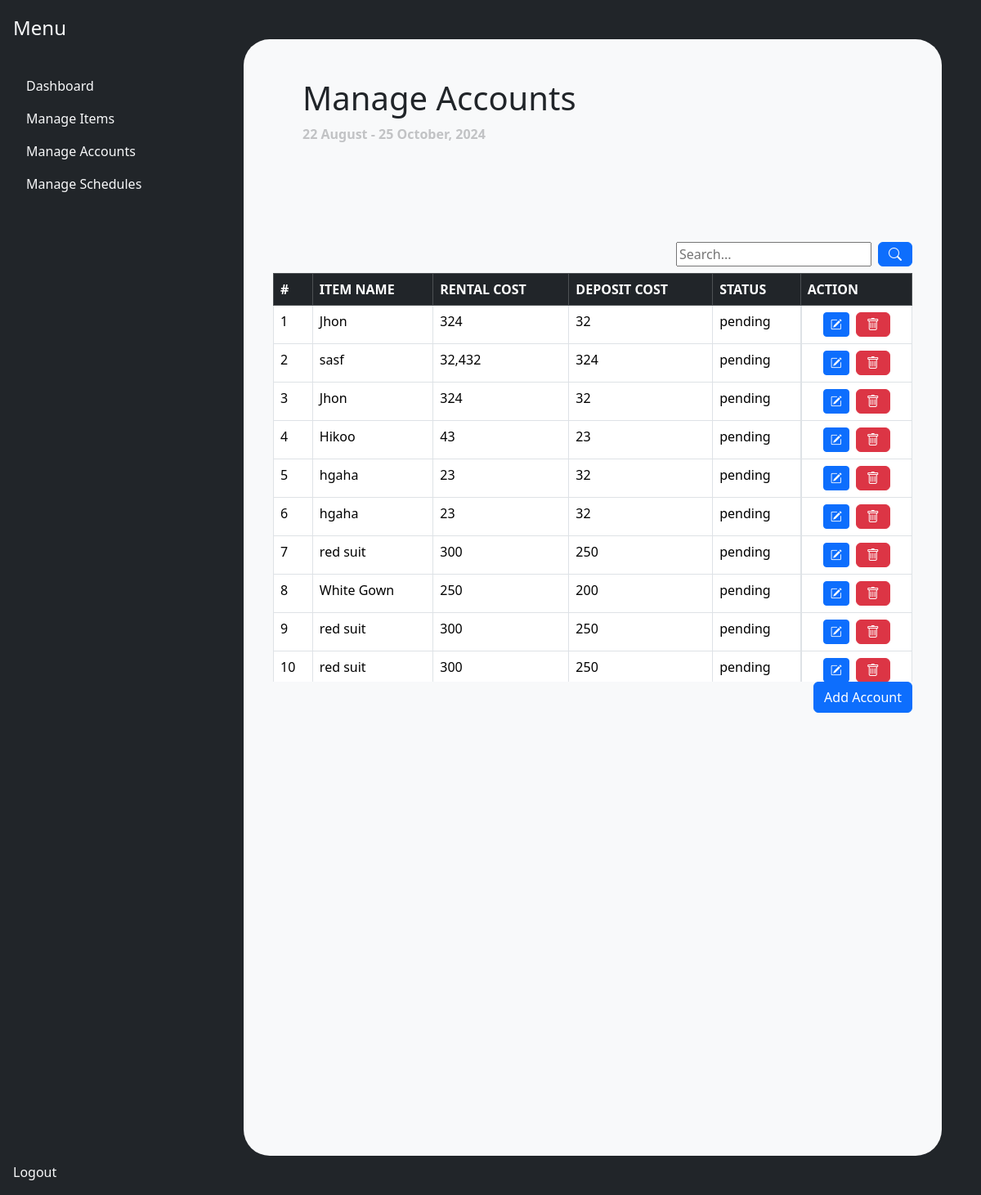
Screenshot of /frontend/admin/invoice.php with the database file from the repository.
### tables this page shows
CREATE TABLE `rental_schedule` (
  `schedule_id` int(11) NOT NULL,
  `start_date` date DEFAULT NULL,
  `return_date` date DEFAULT NULL,
  `borrower_id` int(11) DEFAULT NULL,
  `lender_id` int(11) DEFAULT NULL,
  `item_id` int(11) DEFAULT NULL,
  `status` enum('pending','rented','canceled','overdue','finished') DEFAULT 'pending',
  `created_at` timestamp NOT NULL DEFAULT current_timestamp(),
  `cost` decimal(11,2) NOT NULL DEFAULT 0.00,
  `method` varchar(255) DEFAULT NULL,
  `delivery_address` varchar(255) DEFAULT NULL
);

CREATE TABLE `item` (
  `item_id` int(11) NOT NULL,
  `name` varchar(255) DEFAULT NULL,
  `type` varchar(255) DEFAULT NULL,
  `size` decimal(11,2) DEFAULT NULL,
  `deposit_cost` decimal(11,2) DEFAULT NULL,
  `rental_cost` decimal(11,2) DEFAULT NULL,
  `quantity` int(11) DEFAULT 0,
  `owner_id` int(11) DEFAULT NULL,
  `in_stock` tinyint(1) DEFAULT 1,
  `is_active` tinyint(1) DEFAULT 1,
  `photo` varchar(255) NOT NULL,
  `description` varchar(255) NOT NULL
);

### backend/classes/schedule.class.php (called while the page is built, shortened)
<?php
require_once 'database.php';
class Schedule
{
    protected $db;
    function __construct()
    {
        $this->db = new Database();
    }
    function show_schedules()
    {
        $sql = "SELECT rental_schedule.*, item.*, user.*
        FROM rental_schedule
        LEFT JOIN user ON user.user_id = rental_schedule.borrower_id
	    LEFT JOIN item ON item.item_id = rental_schedule.item_id
        ;";
        $query = $this->db->connect()->prepare($sql);
        if ($query->execute()) {
            $data = $query->fetchAll();
        } else {
            $data = [];
        }
        return $data;
    }
}

### backend/classes/database.php (called while the page is built)
<?php
class Database{
    private $host = 'localhost';
    private $username = 'root';
    private $password = '';
    private $database = 'rental_management_system';
    protected $connection;
    function connect(){
        try
			{
				$this->connection = new PDO("mysql:host=$this->host;dbname=$this->database",
											$this->username, $this->password);
			}
			catch (PDOException $e)
			{
				echo "Connection error " . $e->getMessage();
			}
        return $this->connection;
    }
}
?>

### frontend/admin/invoice_main.php (the view, shortened to what this page needs)
<div class = "w-100 bg-light m-5 p-4 rounded-5">
    <div class = "containter d-flex  ">
        <div class = "col-8  px-5 py-4">
            <div class = "mb-5">
                <h1>Manage Accounts</h1>
                <span class = "opacity-25 fw-bold">22 August - 25 October, 2024</span>
            </div>
        </div>
    </div>
        <section class = "container mt-5">
        <div class = "d-flex justify-content-end gap-2 mb-2">
            <input type="text" placeholder = "Search..." id = "searchInput" name = "query"> <button class = "btn btn-primary" id ="searchButton"><i class="bi bi-search"></i> </button>
        </div>
        <div  style = "max-height: 500px; overflow-y: scroll;">
            <table class="table table-bordered table-hover"  >
            <thead class="table-dark">
                <tr>
                    <th>#</th>
                    <th>ITEM NAME</th>
                    <th>RENTAL COST</th>
                    <th>DEPOSIT COST</th>
                    <th>STATUS</th>
                    <th>ACTION</th>
                </tr>
            </thead>
            <tbody  class ="bg-danger h-50" >
                <?php
                    require_once '../../backend/classes/schedule.class.php';
                    $schedule = new Schedule();
                    $results = $schedule->show_schedules();
                    if (!empty($results)) {
                        $i = 1;
                        foreach ($results as $value) {
                ?>
                <tr>
                    <td><?php echo $i; ?></td>
                    <td><?php echo htmlspecialchars($value['name']); ?></td>
                    <td><?php echo  htmlspecialchars(number_format($value['rental_cost']),2); ?></td>
                    <td><?php echo  htmlspecialchars(number_format($value['deposit_cost']),2); ?></td>
                    <td> pending</td>
                    <td class="text-center d-flex justify-content-center gap-2">
                        <button class="btn btn-primary btn-sm edit-item-btn" data-bs-toggle="modal" >
                            <i class="bi bi-pencil-square"></i>
                        </button>
                        <button class="btn btn-danger delete-item-btn"><i class="bi bi-trash"></i></button>
                    </td>
                </tr>
                <?php
                            $i++;
                        }
                    } else {
                ?>
                <tr>
                    <td colspan="6" class="text-center">No records found</td>
                </tr>
                <?php
                    }
                ?>
            </tbody>
        </table>
        </div>
        <div class = "d-flex justify-content-end">
            <button type="button" class="btn btn-primary" data-bs-toggle="modal" data-bs-target="#addItemModal">
                Add Account
            </button>
        </div>
        </section>
</div>
</div>

### rows the page displays
rental_schedule: item.name "Jhon", item.rental_cost "324", item.deposit_cost "32"
rental_schedule: item.name "sasf", item.rental_cost "32,432", item.deposit_cost "324"
rental_schedule: item.name "Jhon", item.rental_cost "324", item.deposit_cost "32"
rental_schedule: item.name "Hikoo", item.rental_cost "43", item.deposit_cost "23"
rental_schedule: item.name "hgaha", item.rental_cost "23", item.deposit_cost "32"
rental_schedule: item.name "hgaha", item.rental_cost "23", item.deposit_cost "32"
rental_schedule: item.name "red suit", item.rental_cost "300", item.deposit_cost "250"
rental_schedule: item.name "White Gown", item.rental_cost "250", item.deposit_cost "200"
rental_schedule: item.name "red suit", item.rental_cost "300", item.deposit_cost "250"
rental_schedule: item.name "red suit", item.rental_cost "300", item.deposit_cost "250"
